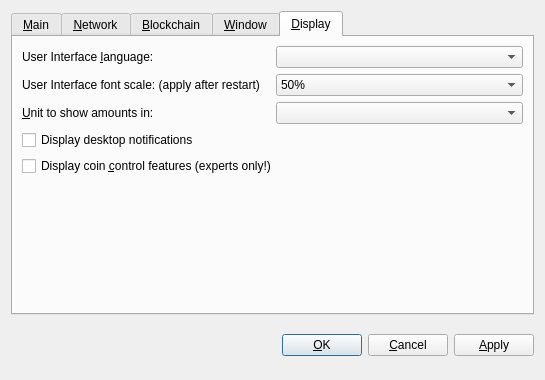
<?xml version="1.0" encoding="UTF-8"?>
<ui version="4.0">
 <class>OptionsDialog</class>
 <widget class="QDialog" name="OptionsDialog">
  <property name="geometry">
   <rect>
    <x>0</x>
    <y>0</y>
    <width>541</width>
    <height>380</height>
   </rect>
  </property>
  <property name="windowTitle">
   <string>Options</string>
  </property>
  <property name="modal">
   <bool>true</bool>
  </property>
  <layout class="QVBoxLayout" name="verticalLayout">
   <item>
    <widget class="QTabWidget" name="tabWidget">
     <property name="tabPosition">
      <enum>QTabWidget::North</enum>
     </property>
     <property name="currentIndex">
      <number>4</number>
     </property>
     <widget class="QWidget" name="tabMain">
      <attribute name="title">
       <string>&amp;Main</string>
      </attribute>
      <layout class="QVBoxLayout" name="verticalLayout_Main">
       <item>
        <widget class="QLabel" name="transactionFeeInfoLabel">
         <property name="text">
          <string>Optional transaction fee per kB that helps make sure your transactions are processed quickly. Most transactions are 1 kB. Fee 0.01 recommended.</string>
         </property>
         <property name="textFormat">
          <enum>Qt::PlainText</enum>
         </property>
         <property name="wordWrap">
          <bool>true</bool>
         </property>
        </widget>
       </item>
       <item>
        <layout class="QHBoxLayout" name="horizontalLayoutFee">
         <item>
          <widget class="QLabel" name="transactionFeeLabel">
           <property name="text">
            <string>Pay transaction &amp;fee</string>
           </property>
           <property name="textFormat">
            <enum>Qt::PlainText</enum>
           </property>
           <property name="buddy">
            <cstring>transactionFee</cstring>
           </property>
          </widget>
         </item>
         <item>
          <widget class="BitcoinAmountField" name="transactionFee"/>
         </item>
         <item>
          <spacer name="horizontalSpacerFee">
           <property name="orientation">
            <enum>Qt::Horizontal</enum>
           </property>
           <property name="sizeHint" stdset="0">
            <size>
             <width>40</width>
             <height>20</height>
            </size>
           </property>
          </spacer>
         </item>
        </layout>
       </item>
       <item>
        <widget class="QLabel" name="reserveBalanceInfoLabel">
         <property name="text">
          <string>Non-staking amount does not participate in staking and is therefore operable at any time.</string>
         </property>
         <property name="textFormat">
          <enum>Qt::PlainText</enum>
         </property>
         <property name="wordWrap">
          <bool>true</bool>
         </property>
        </widget>
       </item>
       <item>
        <layout class="QHBoxLayout" name="horizontalLayoutReserveBalance">
         <item>
          <widget class="QLabel" name="reserveBalanceLabel">
           <property name="text">
            <string>Non-staking amount</string>
           </property>
           <property name="textFormat">
            <enum>Qt::PlainText</enum>
           </property>
           <property name="buddy">
            <cstring>reserveBalance</cstring>
           </property>
          </widget>
         </item>
         <item>
          <widget class="BitcoinAmountField" name="reserveBalance"/>
         </item>
         <item>
          <spacer name="horizontalSpacerReserveBalance">
           <property name="orientation">
            <enum>Qt::Horizontal</enum>
           </property>
           <property name="sizeHint" stdset="0">
            <size>
             <width>40</width>
             <height>20</height>
            </size>
           </property>
          </spacer>
         </item>
        </layout>
       </item>
       <item>
        <widget class="QCheckBox" name="bitcoinAtStartup">
         <property name="toolTip">
          <string>Automatically start BitBay after logging in to the system.</string>
         </property>
         <property name="text">
          <string>&amp;Start BitBay on system login</string>
         </property>
        </widget>
       </item>
       <item>
        <spacer name="verticalSpacer_Main">
         <property name="orientation">
          <enum>Qt::Vertical</enum>
         </property>
         <property name="sizeHint" stdset="0">
          <size>
           <width>20</width>
           <height>40</height>
          </size>
         </property>
        </spacer>
       </item>
      </layout>
     </widget>
     <widget class="QWidget" name="tabNetwork">
      <attribute name="title">
       <string>&amp;Network</string>
      </attribute>
      <layout class="QVBoxLayout" name="verticalLayout_Network">
       <item>
        <widget class="QCheckBox" name="mapPortUpnp">
         <property name="toolTip">
          <string>Automatically open the BitBay client port on the router. This only works when your router supports UPnP and it is enabled.</string>
         </property>
         <property name="text">
          <string>Map port using &amp;UPnP</string>
         </property>
        </widget>
       </item>
       <item>
        <widget class="QCheckBox" name="connectSocks">
         <property name="toolTip">
          <string>Connect to the BitBay network through a SOCKS5 proxy (e.g. when connecting through Tor).</string>
         </property>
         <property name="text">
          <string>&amp;Connect through SOCKS5 proxy:</string>
         </property>
        </widget>
       </item>
       <item>
        <layout class="QHBoxLayout" name="horizontalLayout_Network">
         <item>
          <widget class="QLabel" name="proxyIpLabel">
           <property name="text">
            <string>Proxy &amp;IP:</string>
           </property>
           <property name="textFormat">
            <enum>Qt::PlainText</enum>
           </property>
           <property name="buddy">
            <cstring>proxyIp</cstring>
           </property>
          </widget>
         </item>
         <item>
          <widget class="QValidatedLineEdit" name="proxyIp">
           <property name="maximumSize">
            <size>
             <width>140</width>
             <height>16777215</height>
            </size>
           </property>
           <property name="toolTip">
            <string>IP address of the proxy (e.g. 127.0.0.1)</string>
           </property>
          </widget>
         </item>
         <item>
          <widget class="QLabel" name="proxyPortLabel">
           <property name="text">
            <string>&amp;Port:</string>
           </property>
           <property name="textFormat">
            <enum>Qt::PlainText</enum>
           </property>
           <property name="buddy">
            <cstring>proxyPort</cstring>
           </property>
          </widget>
         </item>
         <item>
          <widget class="QLineEdit" name="proxyPort">
           <property name="maximumSize">
            <size>
             <width>55</width>
             <height>16777215</height>
            </size>
           </property>
           <property name="toolTip">
            <string>Port of the proxy (e.g. 9050)</string>
           </property>
          </widget>
         </item>
         <item>
          <spacer name="horizontalSpacer_Network">
           <property name="orientation">
            <enum>Qt::Horizontal</enum>
           </property>
           <property name="sizeHint" stdset="0">
            <size>
             <width>40</width>
             <height>20</height>
            </size>
           </property>
          </spacer>
         </item>
        </layout>
       </item>
       <item>
        <spacer name="verticalSpacer_Network">
         <property name="orientation">
          <enum>Qt::Vertical</enum>
         </property>
         <property name="sizeHint" stdset="0">
          <size>
           <width>20</width>
           <height>40</height>
          </size>
         </property>
        </spacer>
       </item>
      </layout>
     </widget>
     <widget class="QWidget" name="tabBlockchain">
      <attribute name="title">
       <string>&amp;Blockchain</string>
      </attribute>
      <layout class="QGridLayout" name="gridLayout">
       <item row="1" column="0" colspan="2">
        <spacer name="verticalSpacer">
         <property name="orientation">
          <enum>Qt::Vertical</enum>
         </property>
         <property name="sizeHint" stdset="0">
          <size>
           <width>501</width>
           <height>231</height>
          </size>
         </property>
        </spacer>
       </item>
       <item row="0" column="0" colspan="2">
        <widget class="QCheckBox" name="prunePegInfo">
         <property name="text">
          <string>Prune peg information (apply after restart)</string>
         </property>
         <property name="checked">
          <bool>true</bool>
         </property>
        </widget>
       </item>
      </layout>
     </widget>
     <widget class="QWidget" name="tabWindow">
      <attribute name="title">
       <string>&amp;Window</string>
      </attribute>
      <layout class="QVBoxLayout" name="verticalLayout_Window">
       <item>
        <widget class="QCheckBox" name="minimizeToTray">
         <property name="toolTip">
          <string>Show only a tray icon after minimizing the window.</string>
         </property>
         <property name="text">
          <string>&amp;Minimize to the tray instead of the taskbar</string>
         </property>
        </widget>
       </item>
       <item>
        <widget class="QCheckBox" name="minimizeOnClose">
         <property name="toolTip">
          <string>Minimize instead of exit the application when the window is closed. When this option is enabled, the application will be closed only after selecting Quit in the menu.</string>
         </property>
         <property name="text">
          <string>M&amp;inimize on close</string>
         </property>
        </widget>
       </item>
       <item>
        <spacer name="verticalSpacer_Window">
         <property name="orientation">
          <enum>Qt::Vertical</enum>
         </property>
         <property name="sizeHint" stdset="0">
          <size>
           <width>20</width>
           <height>40</height>
          </size>
         </property>
        </spacer>
       </item>
      </layout>
     </widget>
     <widget class="QWidget" name="tabDisplay">
      <attribute name="title">
       <string>&amp;Display</string>
      </attribute>
      <layout class="QVBoxLayout" name="verticalLayout_Display">
       <item>
        <layout class="QHBoxLayout" name="horizontalLayout_1_Display">
         <item>
          <widget class="QLabel" name="langLabel">
           <property name="text">
            <string>User Interface &amp;language:</string>
           </property>
           <property name="textFormat">
            <enum>Qt::PlainText</enum>
           </property>
           <property name="buddy">
            <cstring>lang</cstring>
           </property>
          </widget>
         </item>
         <item>
          <widget class="QValueComboBox" name="lang">
           <property name="toolTip">
            <string>The user interface language can be set here. This setting will take effect after restarting BitBay.</string>
           </property>
          </widget>
         </item>
        </layout>
       </item>
       <item>
        <layout class="QHBoxLayout" name="horizontalLayout">
         <item>
          <widget class="QLabel" name="fontScaleLabel">
           <property name="text">
            <string>User Interface font scale: (apply after restart)</string>
           </property>
          </widget>
         </item>
         <item>
          <widget class="QComboBox" name="fontScale">
           <item>
            <property name="text">
             <string>50%</string>
            </property>
           </item>
           <item>
            <property name="text">
             <string>75%</string>
            </property>
           </item>
           <item>
            <property name="text">
             <string>100%</string>
            </property>
           </item>
           <item>
            <property name="text">
             <string>125%</string>
            </property>
           </item>
           <item>
            <property name="text">
             <string>150%</string>
            </property>
           </item>
           <item>
            <property name="text">
             <string>175%</string>
            </property>
           </item>
           <item>
            <property name="text">
             <string>200%</string>
            </property>
           </item>
          </widget>
         </item>
        </layout>
       </item>
       <item>
        <layout class="QHBoxLayout" name="horizontalLayout_2_Display">
         <item>
          <widget class="QLabel" name="unitLabel">
           <property name="text">
            <string>&amp;Unit to show amounts in:</string>
           </property>
           <property name="textFormat">
            <enum>Qt::PlainText</enum>
           </property>
           <property name="buddy">
            <cstring>unit</cstring>
           </property>
          </widget>
         </item>
         <item>
          <widget class="QValueComboBox" name="unit">
           <property name="toolTip">
            <string>Choose the default subdivision unit to show in the interface and when sending coins.</string>
           </property>
          </widget>
         </item>
        </layout>
       </item>
       <item>
        <widget class="QCheckBox" name="displayNotifications">
         <property name="text">
          <string>Display desktop notifications</string>
         </property>
        </widget>
       </item>
       <item>
        <widget class="QCheckBox" name="coinControlFeatures">
         <property name="toolTip">
          <string>Whether to show coin control features or not.</string>
         </property>
         <property name="text">
          <string>Display coin &amp;control features (experts only!)</string>
         </property>
        </widget>
       </item>
       <item>
        <spacer name="verticalSpacer_Display">
         <property name="orientation">
          <enum>Qt::Vertical</enum>
         </property>
         <property name="sizeHint" stdset="0">
          <size>
           <width>20</width>
           <height>40</height>
          </size>
         </property>
        </spacer>
       </item>
      </layout>
     </widget>
    </widget>
   </item>
   <item>
    <layout class="QHBoxLayout" name="horizontalLayout_Buttons">
     <item>
      <spacer name="horizontalSpacer_1">
       <property name="orientation">
        <enum>Qt::Horizontal</enum>
       </property>
       <property name="sizeHint" stdset="0">
        <size>
         <width>40</width>
         <height>48</height>
        </size>
       </property>
      </spacer>
     </item>
     <item>
      <widget class="QLabel" name="statusLabel">
       <property name="font">
        <font>
         <bold>true</bold>
        </font>
       </property>
       <property name="text">
        <string/>
       </property>
       <property name="textFormat">
        <enum>Qt::PlainText</enum>
       </property>
       <property name="wordWrap">
        <bool>true</bool>
       </property>
      </widget>
     </item>
     <item>
      <spacer name="horizontalSpacer_2">
       <property name="orientation">
        <enum>Qt::Horizontal</enum>
       </property>
       <property name="sizeHint" stdset="0">
        <size>
         <width>40</width>
         <height>48</height>
        </size>
       </property>
      </spacer>
     </item>
     <item>
      <widget class="QPushButton" name="okButton">
       <property name="text">
        <string>&amp;OK</string>
       </property>
      </widget>
     </item>
     <item>
      <widget class="QPushButton" name="cancelButton">
       <property name="text">
        <string>&amp;Cancel</string>
       </property>
       <property name="autoDefault">
        <bool>false</bool>
       </property>
      </widget>
     </item>
     <item>
      <widget class="QPushButton" name="applyButton">
       <property name="text">
        <string>&amp;Apply</string>
       </property>
       <property name="autoDefault">
        <bool>false</bool>
       </property>
      </widget>
     </item>
    </layout>
   </item>
  </layout>
 </widget>
 <customwidgets>
  <customwidget>
   <class>QValidatedLineEdit</class>
   <extends>QLineEdit</extends>
   <header>qvalidatedlineedit.h</header>
  </customwidget>
  <customwidget>
   <class>BitcoinAmountField</class>
   <extends>QLineEdit</extends>
   <header>bitcoinamountfield.h</header>
   <container>1</container>
  </customwidget>
  <customwidget>
   <class>QValueComboBox</class>
   <extends>QComboBox</extends>
   <header>qvaluecombobox.h</header>
  </customwidget>
 </customwidgets>
 <tabstops>
  <tabstop>tabWidget</tabstop>
  <tabstop>transactionFee</tabstop>
  <tabstop>reserveBalance</tabstop>
  <tabstop>bitcoinAtStartup</tabstop>
  <tabstop>mapPortUpnp</tabstop>
  <tabstop>connectSocks</tabstop>
  <tabstop>proxyIp</tabstop>
  <tabstop>proxyPort</tabstop>
  <tabstop>prunePegInfo</tabstop>
  <tabstop>minimizeToTray</tabstop>
  <tabstop>minimizeOnClose</tabstop>
  <tabstop>lang</tabstop>
  <tabstop>fontScale</tabstop>
  <tabstop>unit</tabstop>
  <tabstop>displayNotifications</tabstop>
  <tabstop>coinControlFeatures</tabstop>
  <tabstop>okButton</tabstop>
  <tabstop>cancelButton</tabstop>
  <tabstop>applyButton</tabstop>
 </tabstops>
 <resources/>
 <connections/>
</ui>
